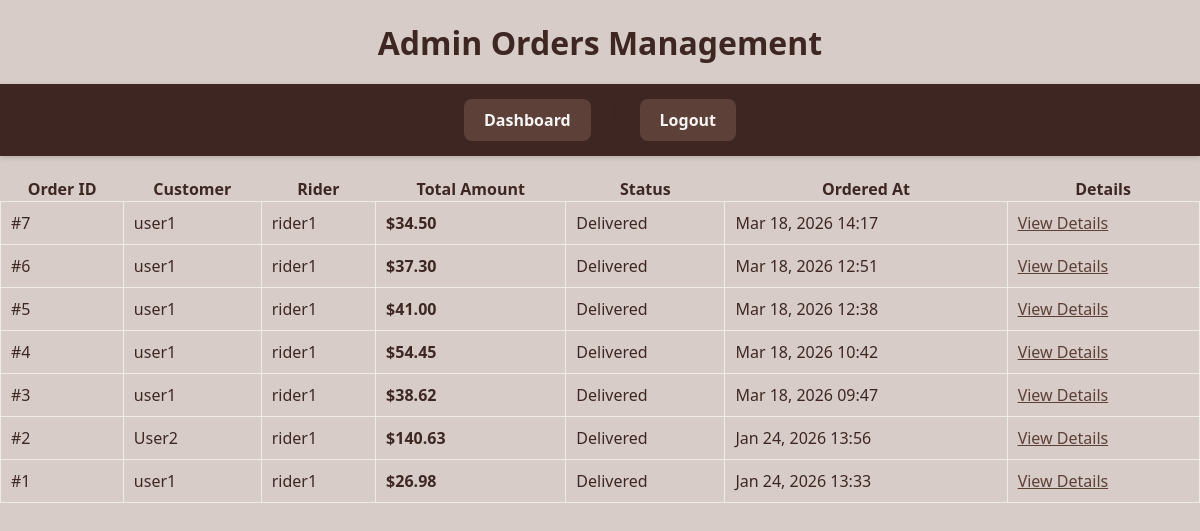
The app's page /admin_orders.php (signed in) with its own data.
### tables this page shows
CREATE TABLE `orders` (
  `order_id` int(11) NOT NULL,
  `customer_id` int(11) NOT NULL,
  `rider_id` int(11) DEFAULT NULL,
  `order_status` enum('Pending','ReadyForPickup','OutForDelivery','Delivered','Cancelled') DEFAULT 'Pending',
  `address_id` int(11) NOT NULL,
  `order_timestamp` timestamp NOT NULL DEFAULT current_timestamp(),
  `delivery_timestamp` timestamp NULL DEFAULT NULL,
  `rider_code_verified` tinyint(4) DEFAULT 0,
  `customer_code_verified` tinyint(4) DEFAULT 0,
  `customer_verify_code` int(4) DEFAULT NULL,
  `rider_verify_code` int(4) DEFAULT NULL
);

CREATE TABLE `users` (
  `user_id` int(11) NOT NULL,
  `full_name` varchar(100) DEFAULT NULL,
  `email` varchar(100) DEFAULT NULL,
  `password_hash` varchar(255) DEFAULT NULL,
  `phone` varchar(20) DEFAULT NULL,
  `role` enum('admin','customer','rider') DEFAULT NULL,
  `rider_status` enum('active','inactive') DEFAULT NULL,
  `address` varchar(255) DEFAULT NULL
);

### admin_orders.php (the view, shortened to what this page needs)
<?php
include 'db.php';
$orders = $conn->query("
    SELECT o.order_id, u.full_name AS customer, r.full_name AS rider,
           o.order_status, o.order_timestamp, o.delivery_timestamp,
           (SELECT SUM(line_total) FROM orderitems WHERE order_id = o.order_id) AS grand_total
    FROM Orders o
    LEFT JOIN Users u ON o.customer_id = u.user_id
    LEFT JOIN Users r ON o.rider_id = r.user_id
    ORDER BY o.order_timestamp DESC
");
?>
<!DOCTYPE html>
<html lang="en">
<head>
<link rel="stylesheet" href="style.css">
</head>
<body>
    <h1 style="text-align:center;">Admin Orders Management</h1>
    <nav style="text-align:center; margin-bottom: 20px;">
        <a href="admin_dashboard.php">Dashboard</a> |
        <a href="logout.php">Logout</a>
    </nav>
    <table>
        <tr>
            <th>Order ID</th>
            <th>Customer</th>
            <th>Rider</th>
            <th>Total Amount</th>
            <th>Status</th>
            <th>Ordered At</th>
            <th>Details</th>
        </tr>
        <?php while($order = $orders->fetch_assoc()): ?>
        <tr>
            <td>#<?= $order['order_id'] ?></td>
            <td><?= htmlspecialchars($order['customer']) ?></td>
            <td><?= htmlspecialchars($order['rider'] ?? 'Unassigned') ?></td>
            <td><strong>$<?= number_format($order['grand_total'] ?? 0, 2) ?></strong></td>
            <td>
                <span class="status-badge <?= strtolower($order['order_status']) ?>">
                    <?= ucfirst($order['order_status']) ?>
                </span>
            </td>
            <td><?= date('M d, Y H:i', strtotime($order['order_timestamp'])) ?></td>
            <td>
                <a href="admin_orderdetails.php?order_id=<?= $order['order_id'] ?>" class="button">View Details</a>
            </td>
        </tr>
        <?php endwhile; ?>
    </table>
</body>
</html>

### style.css (style rules this page uses)
* { box-sizing: border-box; }
body { margin: 0; font-family: 'Segoe UI', Tahoma, Geneva, Verdana, sans-serif; background: #D7CCC8; color: #3E2723; }
h1, h2, h3, nav a, button, label, .status-badge { font-family: 'Segoe UI', Tahoma, Geneva, Verdana, sans-serif; }
a { color: #5D4037; text-decoration: underline; }
nav { background-color: #3E2723; display: flex; justify-content: center; gap: 20px; padding: 15px 0; box-shadow: 0 2px 5px rgba(0,0,0,0.15); }
nav a { color: #F5F5F5; text-decoration: none; background-color: #5D4037; padding: 10px 20px; border-radius: 8px; font-weight: 600; transition: all 0.3s ease; }
h1, h2, h3 { text-align: center; margin-bottom: 20px; color: #3E2723; }
table { width: 100%; border-collapse: collapse; border: 1px solid #D7CCC8; margin-top: 20px; }
table tbody td { padding: 10px; border: 1px solid #EFEBE9; }

### records on screen
orders: order_id "7", customer.full_name "user1", rider.full_name "rider1", grand_total "34.50", order_status "Delivered", order_timestamp "Mar 18, 2026 14:17"
orders: order_id "6", customer.full_name "user1", rider.full_name "rider1", grand_total "37.30", order_status "Delivered", order_timestamp "Mar 18, 2026 12:51"
orders: order_id "5", customer.full_name "user1", rider.full_name "rider1", grand_total "41.00", order_status "Delivered", order_timestamp "Mar 18, 2026 12:38"
orders: order_id "4", customer.full_name "user1", rider.full_name "rider1", grand_total "54.45", order_status "Delivered", order_timestamp "Mar 18, 2026 10:42"
orders: order_id "3", customer.full_name "user1", rider.full_name "rider1", grand_total "38.62", order_status "Delivered", order_timestamp "Mar 18, 2026 09:47"
orders: order_id "2", customer.full_name "User2", rider.full_name "rider1", grand_total "140.63", order_status "Delivered", order_timestamp "Jan 24, 2026 13:56"
orders: order_id "1", customer.full_name "user1", rider.full_name "rider1", grand_total "26.98", order_status "Delivered", order_timestamp "Jan 24, 2026 13:33"
